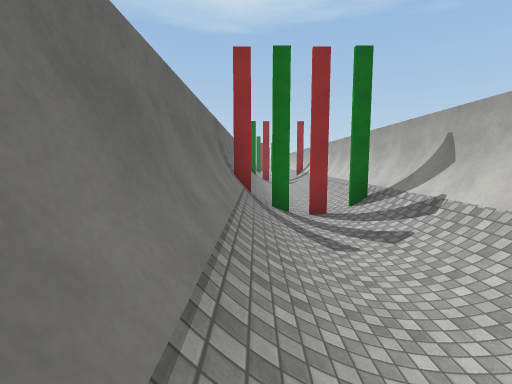
[1] (above)

12 first-person views from a walk through a Unity game level. The camera is 1.5 m above the floor, tilts 6° down and sees 85° across. The floor is counted in squares, 2 m on a side. Each view is taken from the middle of a square. On the plan, view 1 faces up. The plan holds only what a view shows up to about 10 squares ahead; the rest is blank. The place goes on beyond the plan. The player is left out. Surface patterns are stand-ins for the level's own textures.

[2]
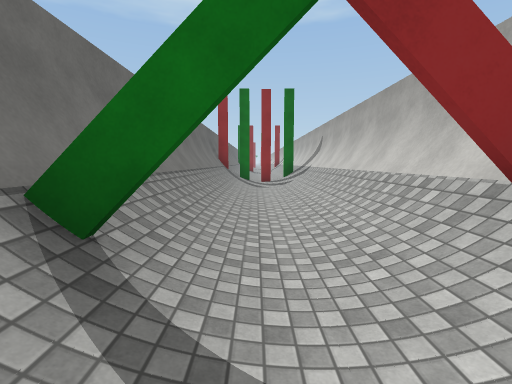

[3]
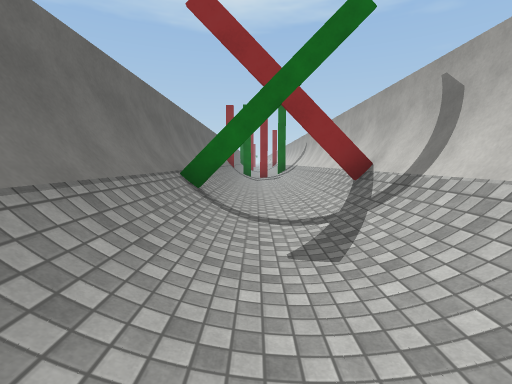

[4]
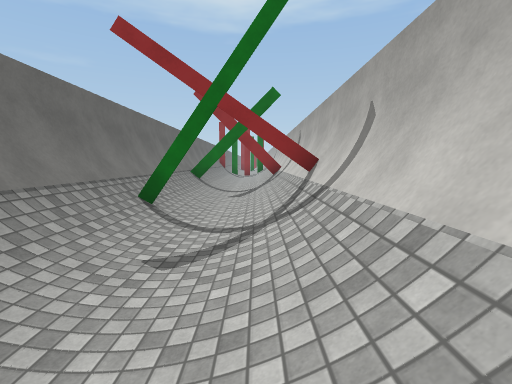

[5]
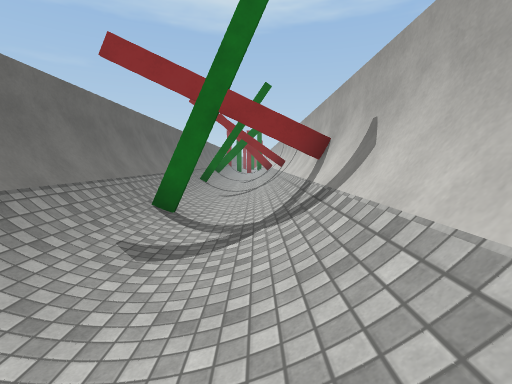

[6]
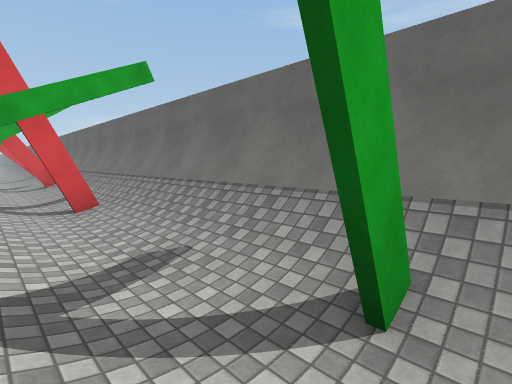

[7]
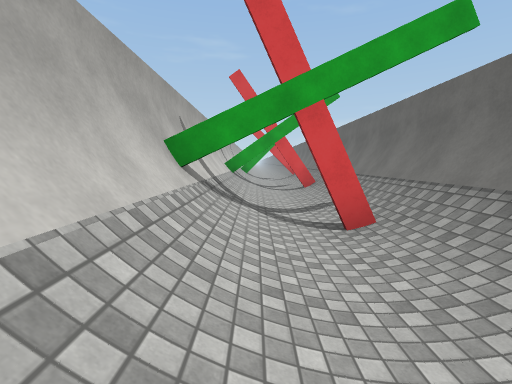

[8]
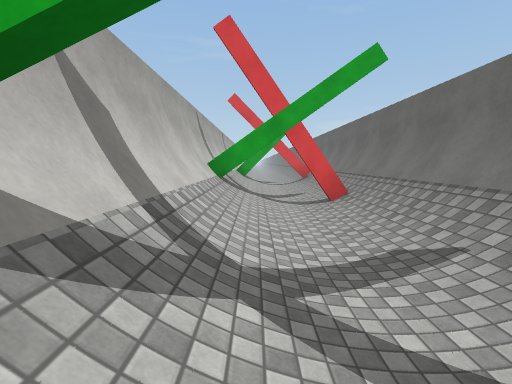

[9]
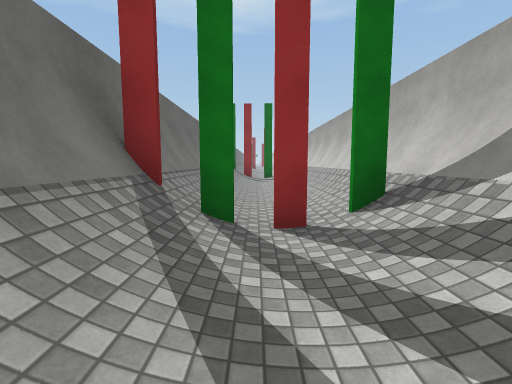

[10]
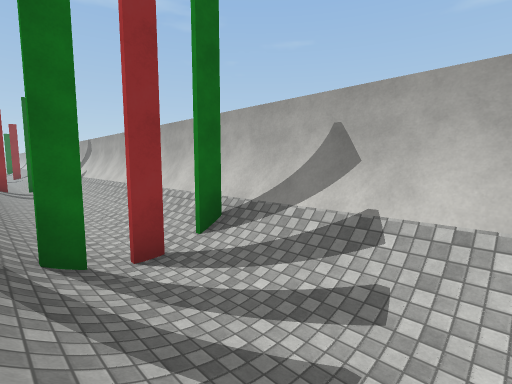

[11]
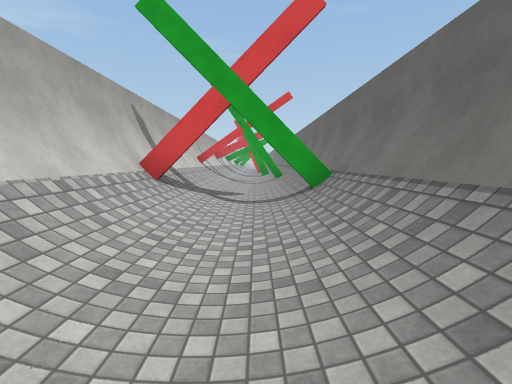

[12]
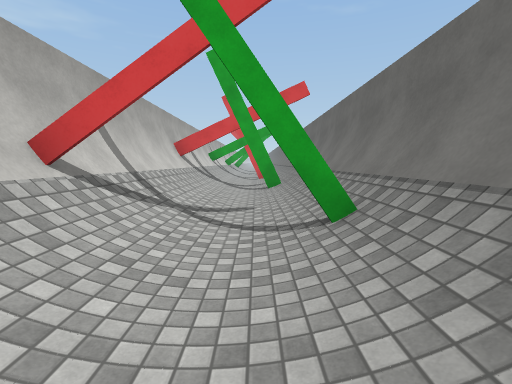

### Floor plan
Key: @ floor where view 1 was taken; # wall or solid block; x gap in a wall; . floor; / step, stairs or slope; = window, fence, low wall or low ledge.
Columns run from 1 left of view 1 to 3 right of it. Each row starts with its distance up from view 1.
  9 #/./#
  8 #/./#
  7 #/./#
  6 #//x#
  5 #/./#
  4 #/./#
  3 #/./#
  2 #/./#
  1 #/./#
  0 #@./#
 -1 #/./#
 -2 #/./#
 -3 #/./#
 -4 ##.=#
 -5 #/./#
 -6 #/./#
 -7 #/./#
 -8 #/./#
 -9 #=//#
-10 #/./#
-11 #/./#
-12 #/./#
-13 #/./#
-14 #/#/#
-15 #/./#
-16 #/./#
-17 #/./#
-18 #/./#
-19 #/#/#
-20 #/./#
-21 #/./#
-22 #/./#
-23 #/./#
-24 #//x#
-25 #/./#

Where each view was taken, in squares from view 1:
view 1: 0 up, 0 right, facing up
view 2: 5 down, 1 right, facing up
view 3: 8 down, 1 right, facing up
view 4: 13 down, 2 right, facing up
view 5: 18 down, 2 right, facing up
view 6: 13 down, 2 right, facing down-left
view 7: 15 down, 2 right, facing down
view 8: 18 down, 2 right, facing down
view 9: 3 up, 1 right, facing up
view 10: 3 up, 0 right, facing up-right
view 11: 1 up, 1 right, facing down
view 12: 6 down, 1 right, facing down
